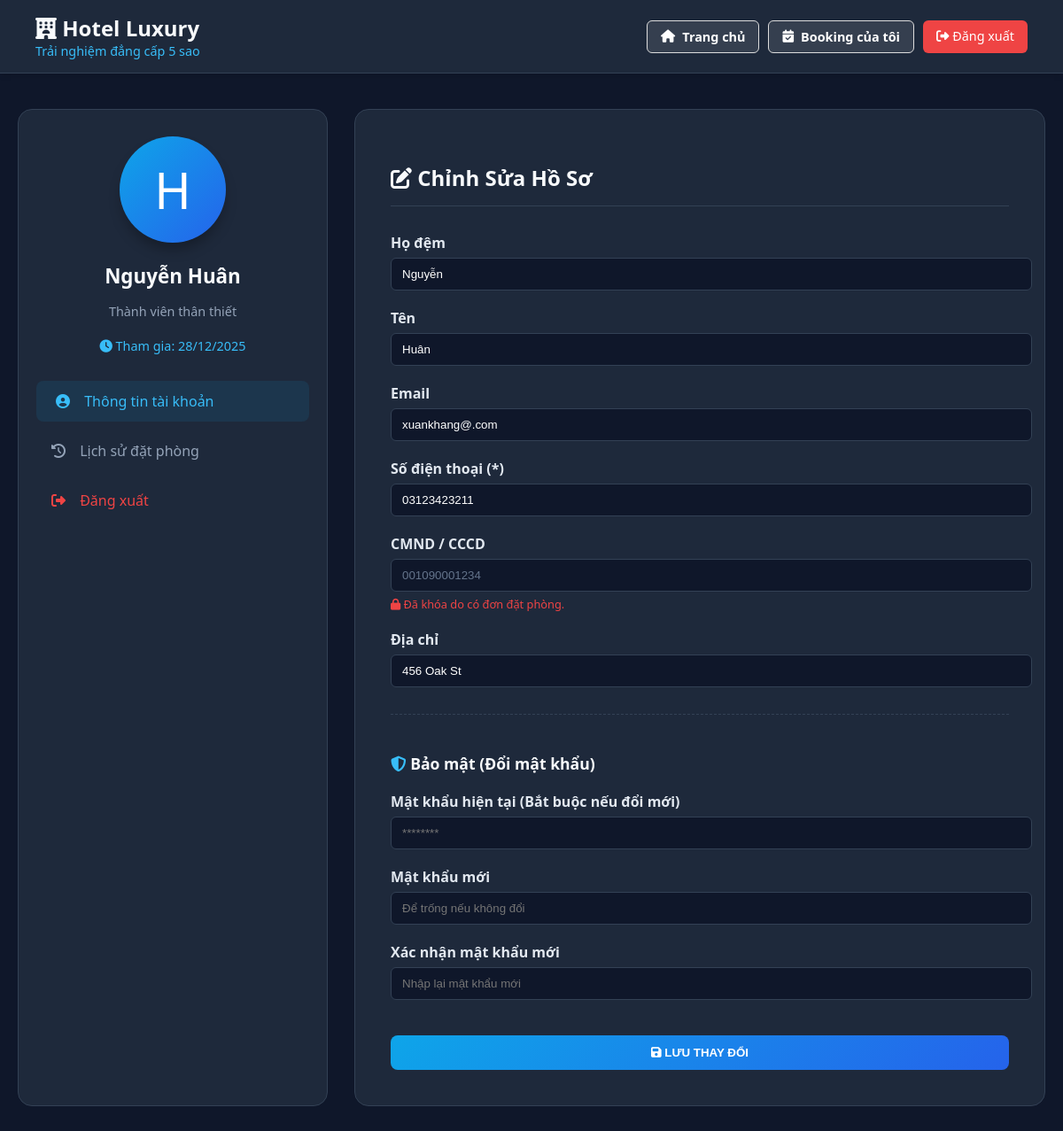
The app's page /?controller=GuestProfileController&action=index (signed in) with its own data.
### tables this page shows
CREATE TABLE `hotels_guests` (
  `MaKhachHang` int(11) NOT NULL,
  `TenKhachHang` varchar(50) NOT NULL,
  `HoKhachHang` varchar(50) NOT NULL,
  `EmailKhachHang` varchar(50) NOT NULL,
  `SoDienThoaiKhachHang` varchar(15) NOT NULL,
  `CMND_CCCDKhachHang` varchar(30) NOT NULL,
  `DiaChi` varchar(50) NOT NULL,
  `MatKhau` varchar(30) DEFAULT NULL,
  `TrangThai` enum('Reserved','Not Reserved') NOT NULL DEFAULT 'Not Reserved',
  `NgayTao` timestamp NOT NULL DEFAULT current_timestamp()
);

### MVC/Core/controller.php (called while the page is built, shortened)
<?php
class controller {
    public function model($model) {
        return new $model;
    }
    public function view($view, $data = []) {
        require_once "./MVC/Views/".$view.".php";
    }
}
?>

### MVC/Controllers/GuestProfileController.php (called while the page is built, shortened)
<?php
class GuestProfileController extends Controller {
    public function index() {
        $myId = $_SESSION['guest_id'];
        $model = $this->model("GuestProfileModel");
        $guest = $model->getProfile($myId);
        $hasBooking = $model->hasBookings($myId);
        $this->view("Pages/GuestProfile", [
            "guest" => $guest,
            "hasBooking" => $hasBooking
        ]);
    }
}
?>

### MVC/Core/App.php (called while the page is built, shortened)
<?php
class App {
    protected $action = "index";
    public function __construct() {
        $this->controller = new $this->controller;
        if (isset($_GET['action'])) {
            $this->action = $_GET['action'];
        }
        call_user_func([$this->controller, $this->action]);
    }
}

### index.php (called while the page is built, shortened)
<?php
$app = new App();

### MVC/Core/connectDB.php (called while the page is built, shortened)
<?php
class connectDB {
    protected $con;
    public function __construct() {
        $this->con = mysqli_connect(
            "localhost",
            "root",
            "",
            "web_hotel_mngt",
            3307
        );
        mysqli_set_charset($this->con, "utf8");
    }
    public function selectOne($sql, $params = []) {
        $stmt = $this->prepareStatement($sql, $params);
        mysqli_stmt_execute($stmt);
        $result = mysqli_stmt_get_result($stmt);
        $data = mysqli_fetch_assoc($result);
        return $data;
    }
    private function prepareStatement($sql, $params = []) {
        $stmt = mysqli_prepare($this->con, $sql);
        return $stmt;
    }
}

### MVC/Models/GuestProfileModel.php (called while the page is built, shortened)
<?php
class GuestProfileModel extends connectDB {
    public function getProfile($id) {
        $sql = "SELECT * FROM hotels_guests WHERE MaKhachHang = '$id'";
        return $this->selectOne($sql);
    }
}
?>

### MVC/Views/Pages/GuestProfile.php (the view, shortened to what this page needs)
<div class="guest-profile-page">
    <header class="guest-header">
        <div>
            <h2><i class="fas fa-hotel"></i> Hotel Luxury</h2>
            <p>Trải nghiệm đẳng cấp 5 sao</p>
        </div>
        <div style="display: flex; gap: 10px;">
            <a href="?controller=GuestController&action=home" class="btn-custom-white">
                <i class="fas fa-home"></i> Trang chủ
            </a>
            <a href="?controller=GuestController&action=myBookings" class="btn-custom-white">
                <i class="fas fa-calendar-check"></i> Booking của tôi
            </a>
            <a href="?controller=AuthController&action=logout" class="btn-logout">
                <i class="fas fa-sign-out-alt"></i> Đăng xuất
            </a>
        </div>
    </header>
    <div class="profile-container">
        <aside class="sidebar-card">
            <div class="avatar-circle">
                <?= strtoupper(substr($data['guest']['TenKhachHang'], 0, 1)) ?>
            </div>
            <h3 class="user-name"><?= $data['guest']['HoKhachHang'] . ' ' . $data['guest']['TenKhachHang'] ?></h3>
            <p class="user-role">Thành viên thân thiết</p>
            <p style="color: #38bdf8; font-size: 0.9rem;">
                <i class="fas fa-clock"></i> Tham gia: <?= date('d/m/Y', strtotime($data['guest']['NgayTao'])) ?>
            </p>
            <ul class="side-menu">
                <li><a href="#" class="active"><i class="fas fa-user-circle"></i> Thông tin tài khoản</a></li>
                <li><a href="?controller=GuestController&action=myBookings"><i class="fas fa-history"></i> Lịch sử đặt phòng</a></li>
                <li><a href="?controller=AuthController&action=logout" style="color: #ef4444;"><i class="fas fa-sign-out-alt"></i> Đăng xuất</a></li>
            </ul>
        </aside>
        <main class="main-card">
            <h2 class="card-title"><i class="fas fa-edit"></i> Chỉnh Sửa Hồ Sơ</h2>
            <form action="" method="POST">
                <div class="row">
                    <div class="col-md-6 form-group">
                        <label class="form-label">Họ đệm</label>
                        <input type="text" name="ho" class="custom-input" value="<?= $data['guest']['HoKhachHang'] ?>" required>
                    </div>
                    <div class="col-md-6 form-group">
                        <label class="form-label">Tên</label>
                        <input type="text" name="ten" class="custom-input" value="<?= $data['guest']['TenKhachHang'] ?>" required>
                    </div>
                    <div class="col-md-6 form-group">
                        <label class="form-label">Email</label>
                        <input type="email" name="email" class="custom-input" value="<?= $data['guest']['EmailKhachHang'] ?>">
                    </div>
                    <div class="col-md-6 form-group">
                        <label class="form-label">Số điện thoại (*)</label>
                        <input type="number" name="sdt" class="custom-input" value="<?= $data['guest']['SoDienThoaiKhachHang'] ?>" required>
                    </div>
                    <div class="col-md-6 form-group">
                        <label class="form-label">CMND / CCCD</label>
                        <?php $readonly = $data['hasBooking'] ? "readonly" : ""; ?>
                        <input type="text" name="cmnd" class="custom-input" value="<?= $data['guest']['CMND_CCCDKhachHang'] ?>" <?= $readonly ?>>
                        <?php if($data['hasBooking']): ?>
                            <small style="color: #ef4444; font-size: 0.8rem; margin-top: 5px; display:block;">
                                <i class="fas fa-lock"></i> Đã khóa do có đơn đặt phòng.
                            </small>
                        <?php endif; ?>
                    </div>
                    <div class="col-md-6 form-group">
                        <label class="form-label">Địa chỉ</label>
                        <input type="text" name="diachi" class="custom-input" value="<?= $data['guest']['DiaChi'] ?>">
                    </div>
                </div>
                <div style="margin-top: 30px; padding-top: 20px; border-top: 1px dashed var(--border-color);">
                    <h4 style="color: var(--text-white); margin-bottom: 20px; font-size: 1.1rem;">
                        <i class="fas fa-shield-alt" style="color: #38bdf8;"></i> Bảo mật (Đổi mật khẩu)
                    </h4>
                    <div class="form-group">
                        <label class="form-label">Mật khẩu hiện tại (Bắt buộc nếu đổi mới)</label>
                        <input type="password" name="current_password" class="custom-input" placeholder="********">
                    </div>
                    <div class="row">
                        <div class="col-md-6 form-group">
                            <label class="form-label">Mật khẩu mới</label>
                            <input type="password" name="password" class="custom-input" placeholder="Để trống nếu không đổi">
                        </div>
                        <div class="col-md-6 form-group">
                            <label class="form-label">Xác nhận mật khẩu mới</label>
                            <input type="password" name="confirm_password" class="custom-input" placeholder="Nhập lại mật khẩu mới">
                        </div>
                    </div>
                </div>
                <button type="submit" class="btn-save">
                    <i class="fas fa-save"></i> LƯU THAY ĐỔI
                </button>
            </form>
        </main>
    </div>
</div>

### Public/Css/style_hello.css (style rules this page uses)
:root { --bg-dark: #0f172a; --card-bg: #1e293b; --ocean-blue: #0284c7; --ocean-hover: #0369a1; --text-main: #f1f5f9; }
body { margin: 0; background-color: var(--bg-dark); font-family: 'Segoe UI', sans-serif; display: flex; justify-content: center; align-items: center; height: 100vh; }

### Public/Css/login_style.css (style rules this page uses)
:root { --bg-dark: #0f172a; --card-bg: #1e293b; --ocean-blue: #0284c7; --ocean-hover: #0369a1; --text-white: #f1f5f9; --input-bg: #334155; --text-muted: #94a3b8; }

### Public/Css/admin_style.css (style rules this page uses)
html, body { margin: 0; padding: 0; width: 100%; height: 100%; display: block; background-color: #0f172a; }
:root { --bg-dark: #0f172a; --sidebar-bg: #1e293b; --ocean-blue: #0284c7; --ocean-hover: #0ea5e9; --text-white: #f1f5f9; --text-muted: #94a3b8; }
.btn-logout { display: block; padding: 12px; text-align: center; background: #e11d48; color: white; text-decoration: none; border-radius: 8px; transition: 0.3s; }

### Public/Css/department_style.css (style rules this page uses)
:root { --card-bg: #1e293b; --border-color: rgba(255, 255, 255, 0.1); --ocean-blue: #0284c7; --text-white: #f1f5f9; }
.btn-custom-white { background-color: #ffffff; color: #333; padding: 8px 16px; border-radius: 8px; border: 1px solid #ddd; text-decoration: none; font-size: 14px; font-weight: 600; display: flex; align-items: center; gap: 8px; transition: all 0.3s; }

### Public/Css/employee_style.css (style rules this page uses)
:root { --bg-dark: #0f172a; --card-bg: #1e293b; --border-color: rgba(255,255,255,0.1); --ocean-blue: #0284c7; --text-white: #f1f5f9; --text-light: #cbd5e1; }
body { background: var(--bg-dark); color: var(--text-white); font-family: "Roboto", sans-serif; }
.form-group label { font-weight:600; display:block; margin-bottom:6px; color:#e2e8f0; }
.form-group input, .form-group select { width:100%; padding:10px 12px; border-radius:6px; border:1px solid var(--border-color); background:#0f172a; color:white; outline:none; }

### records on screen
hotels_guests: TenKhachHang "H", HoKhachHang "Nguyễn", TenKhachHang "Huân", NgayTao "28/12/2025", ho "Nguyễn", ten "Huân", email "xuankhang@.com", sdt "03123423211", cmnd "001090001234", diachi "456 Oak St"
